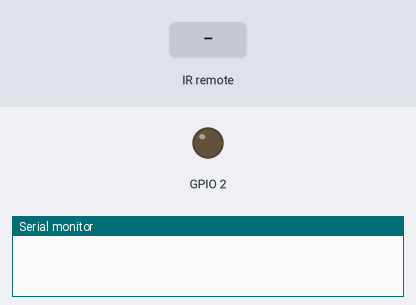
A program run on a simulated ESP32. On the bench: output pins drawn as LEDs (lit = HIGH), the last lines printed to the serial monitor. The test bench sets the inputs (shaded band).

Above: at 1.2 s.
1.3 s: infrared code 0x4D2061 received
At 2.1 s:
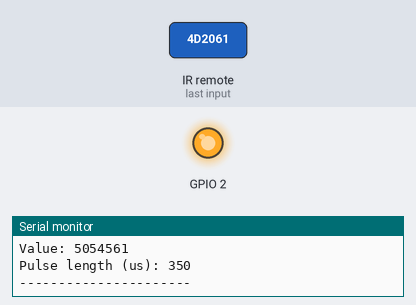
2.8 s: infrared code 0x4D2062 received
At 3.2 s:
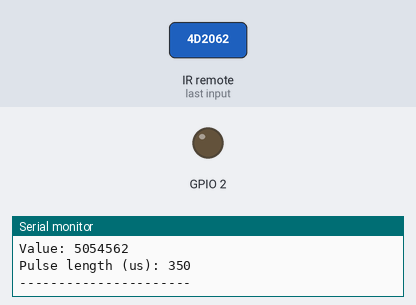
Timing chart, 0 to 5.8 s (numbered marks = the images above; inputs shaded):
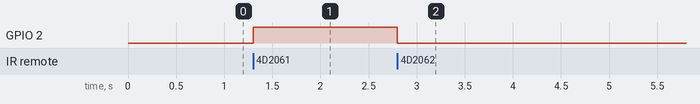

Measured:
- after the input at 1.3 s, GPIO 2: LOW → HIGH at once
- after the input at 2.8 s, GPIO 2: HIGH → LOW at once

The program:

main.cpp
```cpp
#include <Arduino.h>
#include <RCSwitch.h>

RCSwitch mySwitch;

unsigned long lastReceiveTime = 0;
unsigned long lastValue = 0;

void setup() {
  Serial.begin(115200);
  pinMode(2, OUTPUT);
  mySwitch.enableReceive(27);
}

void loop() {
  if (mySwitch.available()) {
    unsigned long now = micros();
    unsigned long value = mySwitch.getReceivedValue();

    Serial.print("Value: ");
    Serial.println(value);

    Serial.print("Pulse length (us): ");
    Serial.println(mySwitch.getReceivedDelay());

    // Check interval between identical transmissions
    if (value == lastValue && lastReceiveTime != 0) {
      Serial.print("Send interval (us): ");
      Serial.println(now - lastReceiveTime);
    }

    lastReceiveTime = now;
    lastValue = value;

    Serial.println("----------------------");

    if (value == 5054561) digitalWrite(2, HIGH);
    if (value == 5054562) digitalWrite(2, LOW);

    mySwitch.resetAvailable();
  }
}
```
